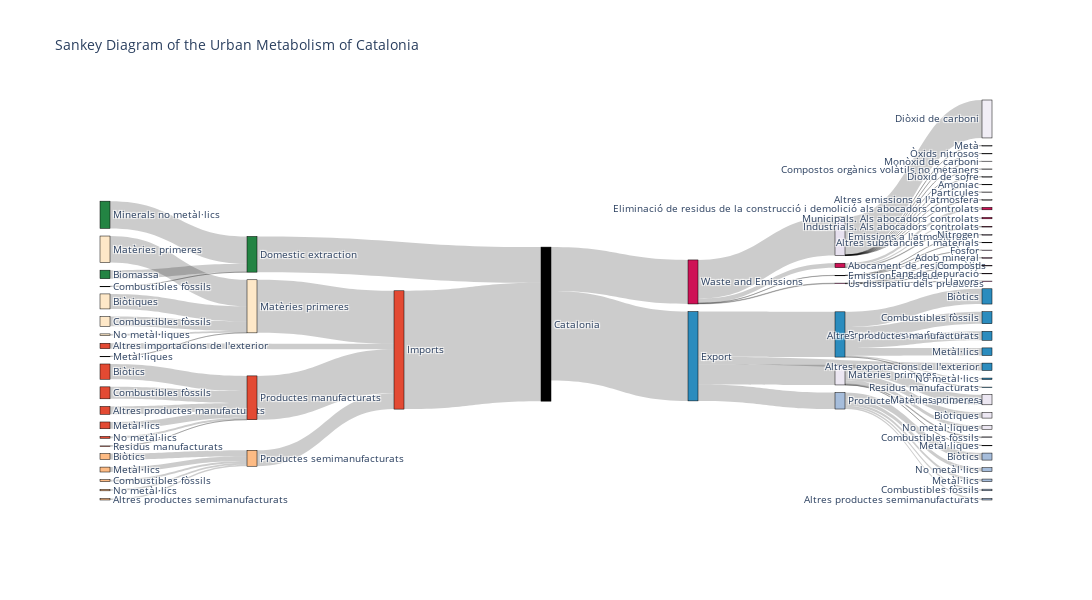

Here is the notebook cell this chart was saved with:
### Code cell
fig = go.Figure(data=[go.Sankey(
    arrangement="snap",
    valuesuffix = "tonnes",
    node=dict(
        pad=10,
        thickness=10,
        line=dict(color="black", width=0.5),
        label=node_labels,
        color=colorlist
    ),
    link=dict(
        source=master['source_id'], 
        target=master['target_id'],
        value=master['value']
    )
)])

fig.update_layout(
    title_text="Sankey Diagram of the Urban Metabolism of Catalonia", 
    font_size=10,
    width=1400, 
    height=600, 
    margin=dict(l=100, r=100, t=100, b=100)
)
fig.show()

### Figure 1 — Plotly figure (JSON) as saved in the notebook; plotly's stock layout.template omitted (floating-point values rounded to 4 significant figures)
{"data": [{"arrangement": "snap", "link": {"source": [0, 1, 2, 3, 4, 5, 6, 7, 8, 9, 10, 11, 12, 13, 14, 15, 16, 17, 18, 19, 20, 21, 21, 21, 21, 21, 22, 22, 22, 22, 22, 23, 23, 23, 23, 23, 23, 24, 24, 24, 24, 25, 26, 26, 26, 26, 26, 26, 26, 26, 26, 27, 27, 27, 28, 28, 28, 29, 29, 29, 29, 30, 30, 30, 30, 25, 31, 32, 33, 34], "target": [16, 16, 16, 16, 16, 18, 18, 18, 18, 18, 17, 17, 17, 17, 17, 17, 20, 20, 20, 20, 25, 35, 36, 37, 38, 39, 40, 41, 42, 43, 44, 45, 46, 47, 48, 49, 50, 21, 23, 22, 51, 24, 52, 53, 54, 55, 56, 57, 58, 59, 60, 61, 62, 63, 64, 65, 66, 67, 68, 69, 70, 27, 28, 26, 29, 30, 34, 34, 34, 25], "value": [26442601, 14950670, 73474, 1735418, 9683040, 5906543, 4894518, 1567081, 2000037, 1546831, 15195133, 6762375, 1916495, 11913913, 1753, 7899757, 52885203, 43689426, 15915010, 5407608, 117897247, 10047573, 5640688, 123693, 3523963, 841739, 6986128, 2467339, 3725972, 1607478, 1607944, 15214592, 7551836, 1409284, 11997464, 1445, 8917243, 20177656, 45091864, 16394861, 7318458, 88982839, 37816053, 202998, 169073, 146963, 102369, 20352, 77992, 91500, 5692, 1373000, 615761, 2460000, 13267, 887, 183050, 95918, 112769, 299300, 71877, 4448761, 197204, 38632992, 579864, 43858821, 8465715, 27139278, 4855, 35609848]}, "node": {"color": ["#fee8c8", "#fee8c8", "#fee8c8", "#fee8c8", "#fee8c8", "#fdbb84", "#fdbb84", "#fdbb84", "#fdbb84", "#fdbb84", "#e34a33", "#e34a33", "#e34a33", "#e34a33", "#e34a33", "#e34a33", "#fee8c8", "#e34a33", "#fdbb84", "#e34a33", "#e34a33", "#ece7f2", "#a6bddb", "#2b8cbe", "#2b8cbe", "black", "#e7e1ef", "#ce1256", "#d7b5d8", "#df65b0", "#ce1256", "#238443", "#238443", "#238443", "#238443", "#ece7f2", "#ece7f2", "#ece7f2", "#ece7f2", "#ece7f2", "#a6bddb", "#a6bddb", "#a6bddb", "#a6bddb", "#a6bddb", "#2b8cbe", "#2b8cbe", "#2b8cbe", "#2b8cbe", "#2b8cbe", "#2b8cbe", "#2b8cbe", "#f1eef6", "#f1eef6", "#f1eef6", "#f1eef6", "#f1eef6", "#f1eef6", "#f1eef6", "#f1eef6", "#f1eef6", "#ce1256", "#ce1256", "#ce1256", "#d7b5d8", "#d7b5d8", "#d7b5d8", "#df65b0", "#df65b0", "#df65b0", "#df65b0"], "label": ["Matèries primeres", "Biòtiques", "Metàl·liques", "No metàl·liques", "Combustibles fòssils", "Biòtics", "Metàl·lics", "No metàl·lics", "Combustibles fòssils", "Altres productes semimanufacturats", "Biòtics", "Metàl·lics", "No metàl·lics", "Combustibles fòssils", "Residus manufacturats", "Altres productes manufacturats", "Matèries primeres", "Productes manufacturats", "Productes semimanufacturats", "Altres importacions de l'exterior", "Imports", "Matèries primeres", "Productes semimanufacturats", "Productes manufacturats", "Export", "Catalonia", "Emissions a l'atmosfera", "Abocament de residus sòlids", "Emissions a l'aigua", "Ús dissipatiu dels productes", "Waste and Emissions", "Biomassa", "Minerals no metàl·lics", "Combustibles fòssils", "Domestic extraction", "Matèries primeres", "Biòtiques", "Metàl·liques", "No metàl·liques", "Combustibles fòssils", "Biòtics", "Metàl·lics", "No metàl·lics", "Combustibles fòssils", "Altres productes semimanufacturats", "Biòtics", "Metàl·lics", "No metàl·lics", "Combustibles fòssils", "Residus manufacturats", "Altres productes manufacturats", "Altres exportacions de l'exterior", "Diòxid de carboni", "Metà", "Òxids nitrosos", "Monòxid de carboni", "Compostos orgànics volàtils no metaners", "Diòxid de sofre", "Amoníac", "Partícules", "Altres emissions a l'atmosfera", "Municipals. Als abocadors controlats", "Industrials. Als abocadors controlats", "Eliminació de residus de la construcció i demolició als abocadors controlats", "Nitrogen", "Fòsfor", "Altres substàncies i materials", "Adob mineral", "Fang de depuració", "Compost", "Llavors"], "line": {"color": "black", "width": 0.5}, "pad": 10, "thickness": 10}, "type": "sankey", "valuesuffix": "tonnes"}], "layout": {"font": {"size": 10}, "height": 600, "margin": {"b": 100, "l": 100, "r": 100, "t": 100}, "title": {"text": "Sankey Diagram of the Urban Metabolism of Catalonia"}, "width": 1400}}
